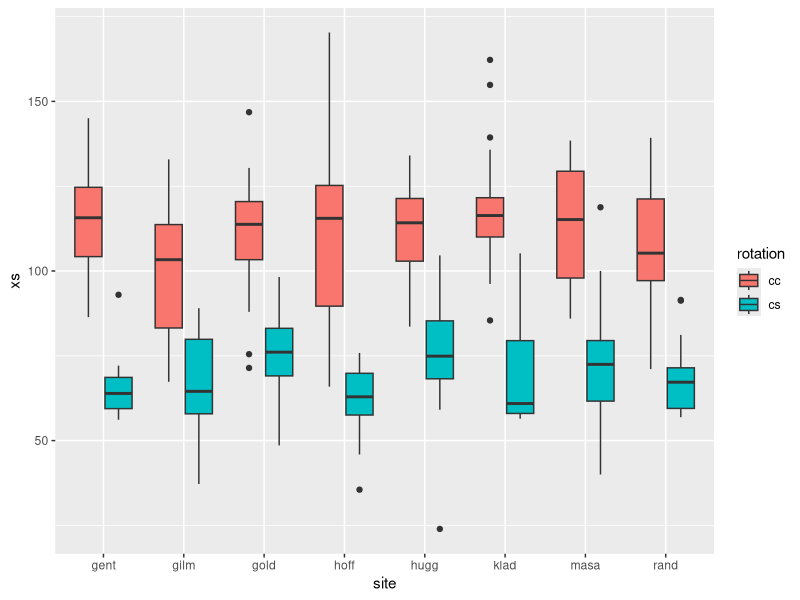
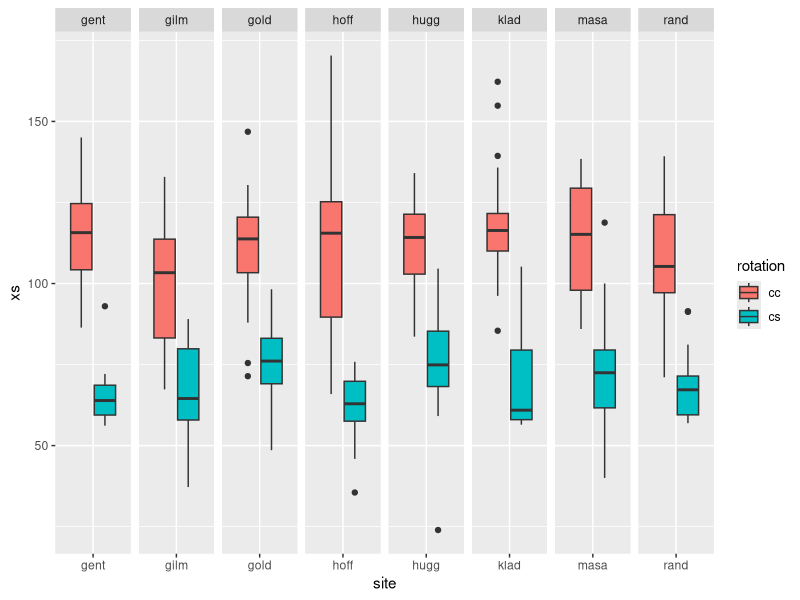

The R script that drew these images, in order: (Note: this script raises an error after producing the figures.)
# author: gina
# created; 9/1/2020
# purpose: make aonr plots 
# last updated: 

rm(list = ls())

# libraries ---------------------------------------------------------------

library(tidyverse)



# data --------------------------------------------------------------------

aonr <- 
  read_csv("02_fit-curves/fc_blin-yield-parms-mm.csv")


# fig ---------------------------------------------------------------------

aonr %>% 
  ggplot(aes(site, xs)) + 
  geom_boxplot(aes(fill = rotation))

aonr %>% 
  ggplot(aes(site, xs)) + 
  geom_boxplot(aes(fill = rotation)) + 
  facet_grid(.~site, scales = "free")
ggsave("../../../Box/1_Gina_Projects/proj_Ncurve/manuscript/fig_aonr-boxplot.png")

aonr %>% 
  ggplot(aes(site, xs)) + 
  geom_boxplot(aes(fill = rotation)) + 
  facet_grid(rotation~site, scales = "free")

ggsave("../../../Box/1_Gina_Projects/proj_Ncurve/manuscript/fig_aonr-boxplot2.png")

